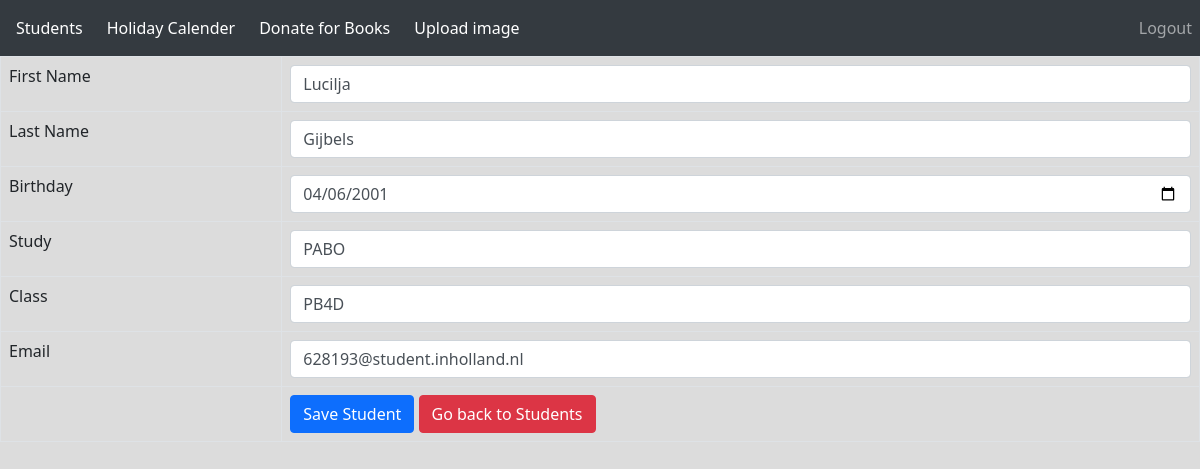
The page /View/updatestudent.php?id=5 on the database its author committed.
### tables this page shows
CREATE TABLE `students` (
  `id` int NOT NULL,
  `firstname` varchar(100) NOT NULL,
  `lastname` varchar(100) NOT NULL,
  `dateOfBirth` date NOT NULL,
  `study` varchar(100) NOT NULL,
  `class` varchar(100) NOT NULL,
  `email` varchar(100) NOT NULL,
  `date` date NOT NULL
);

### Data/Database.php (called while the page is built, shortened)
<?php
class Database
{
    private static $instance;
    public static function getInstance(){
        if(self::$instance == null){
            self::$instance = new Database();
        }
        return self::$instance;
    }
    public function connect(){
        $this->host = "localhost";
        $this->user = "root";
        $this->pwd = "";
        $this->dbName = "universitydb";
        try{
            $mysqli = new mysqli($this->host,$this->user,$this->pwd,$this->dbName);
            return $mysqli;
        }
        catch(DatabaseException $e){
            echo $e->getMessage();
        }
    }
}

### Controller/StudentController.php (called while the page is built, shortened)
<?php
require '../Model/StudentModel.php';
require_once '../Service/StudentService.php';
class StudentController
{
    private $s;
    public function __construct(){
        $this->s = new StudentService();
    }
    public function ReadStudentCon(int $id){
        return $foundStudent = $this->s->ReadStudent($id);
    }
}

### Service/StudentService.php (called while the page is built, shortened)
<?php
include_once("../Data/StudentDAO.php");
class StudentService
{
    private $s;
    public function __construct(){
        $this->s = new StudentDAO();
    }
    public function ReadStudent(int $id){
        $foundStudent = $this->s->ReadSingleStudentDB($id);
        return $foundStudent;
    }
}

### Data/StudentDAO.php (called while the page is built, shortened)
<?php
require_once "Database.php";
require_once "../Model/StudentModel.php";
class StudentDAO
{
    private $dbConn;
    function __construct(){
        $this->dbConn = Database::getInstance();
    }
    public function ReadSingleStudentDB($id){
        $idFilter = $this->EscapeString($id);
        $sql = "SELECT * FROM `students` WHERE id = '$idFilter' LIMIT 1;";
        $result = mysqli_query($this->dbConn->connect(), $sql);
        if($result) {
            $row = mysqli_fetch_assoc($result);
            $firstname = $row['firstname'];
            $lastname = $row['lastname'];
            $date = $row['dateOfBirth'];
            $study = $row['study'];
            $class = $row['class'];
            $email = $row['email'];
            $s = new StudentModel($firstname, $lastname,$date,$study, $class, $email);
            return $s;
        }
    }
    public function EscapeString($result){
        $checkedResult = mysqli_real_escape_string($this->dbConn->connect(), $result);
        return $checkedResult;
    }
}

### Model/StudentModel.php (called while the page is built, shortened)
<?php
 class StudentModel{
     private $firstName;
     private $lastName;
     private $dateOfBirth;
     private $study;
     private $class;
     private $email;
     public function __construct($firstName, $lastName, $dateOfBirth, $study, $class, $email)
     {
         $this -> firstName = $firstName;
         $this -> lastName = $lastName;
         $this -> dateOfBirth = $dateOfBirth;
         $this -> study = $study;
         $this->class = $class;
         $this->email = $email;
     }
     public function getClass(){
         return $this->class;
     }
     public function getDateOfBirth(){
         return $this->dateOfBirth;
     }
     public function getFirstName(){
         return $this->firstName;
     }
     public function getLastName(){
         return $this->lastName;
     }
     public function getStudy(){
         return $this->study;
     }
     public function getEmail(){
         return $this->email;
     }
 }

### View/updatestudent.php (the view, shortened to what this page needs)
<?php
require_once ".././Controller/StudentController.php";
include_once "Helpers/nav.php";
$controller = new StudentController();
    $newId = $_GET['id'];
    $foundStudent = $controller->ReadStudentCon($newId);
?>
<!doctype html>
<html lang="en">
<head>
    <link rel="stylesheet" href="./../css/bootstrap.css">
</head>
<body style="background-color: gainsboro">
<form action = "<?php echo htmlspecialchars($_SERVER["PHP_SELF"]."?id={$newId}");?>" method="post">
    <table class="table table-hover table-responsive table-bordered">
        <tr>
            <td>First Name</td>
            <td><input type="text" name="firstname" value="<?php echo $foundStudent->getFirstName()?>" class="form-control" required></td>
        </tr>
        <tr>
            <td>Last Name</td>
            <td><input type="text" name="lastname" value="<?php echo $foundStudent->getLastName()?>" class="form-control" required></td>
        </tr>
        <tr>
            <td>Birthday</td>
            <td><input type="date" name="birthday" value="<?php echo $foundStudent->getDateOfBirth()?>" class="form-control"></td>
        </tr>
        <tr>
            <td>Study</td>
            <td><input type="text" name="study" value="<?php echo $foundStudent->getStudy()?>" class="form-control" required></td>
        </tr>
        <tr>
            <td>Class</td>
            <td><input type="text" name="class" value="<?php echo $foundStudent->getClass()?>" class="form-control" required></td>
        </tr>
        <tr>
            <td>Email</td>
            <td><input type="text" name="email" value="<?php echo $foundStudent->getEmail()?>" class="form-control" required></td>
        </tr>
        <tr>
            <td></td>
            <td>
                <input type="submit" value="Save Student" class="btn btn-primary">
                <a href="students.php" class="btn btn-danger"> Go back to Students </a>
            </td>
        </tr>
    </table>
</form>
</body>
</html>

### rows shown on the page
students: firstname "Lucilja", lastname "Gijbels", birthday "04/06/2001", study "PABO", class "PB4D", email "628193@student.inholland.nl"
